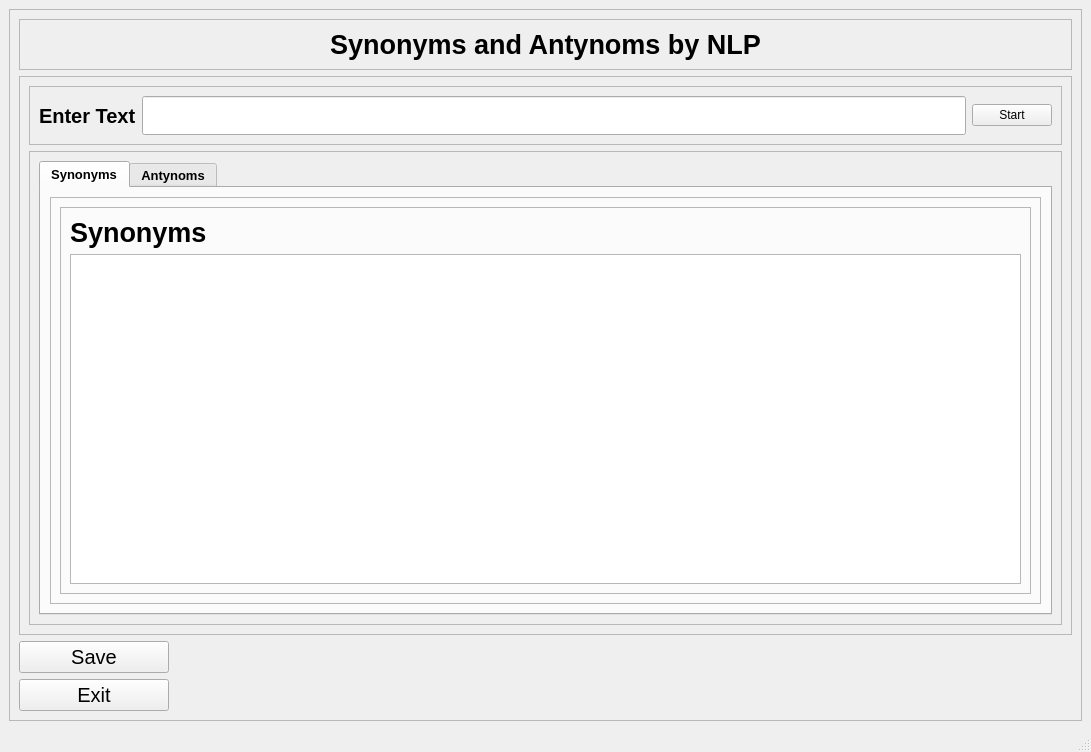
<?xml version="1.0" encoding="UTF-8"?>
<ui version="4.0">
 <class>MainWindow</class>
 <widget class="QMainWindow" name="MainWindow">
  <property name="geometry">
   <rect>
    <x>0</x>
    <y>0</y>
    <width>1091</width>
    <height>752</height>
   </rect>
  </property>
  <property name="windowTitle">
   <string>MainWindow</string>
  </property>
  <widget class="QWidget" name="centralwidget">
   <layout class="QGridLayout" name="gridLayout_25">
    <item row="0" column="0">
     <widget class="QFrame" name="frame">
      <property name="frameShape">
       <enum>QFrame::StyledPanel</enum>
      </property>
      <property name="frameShadow">
       <enum>QFrame::Raised</enum>
      </property>
      <layout class="QGridLayout" name="gridLayout_24">
       <item row="1" column="0">
        <widget class="QFrame" name="frame_3">
         <property name="frameShape">
          <enum>QFrame::StyledPanel</enum>
         </property>
         <property name="frameShadow">
          <enum>QFrame::Raised</enum>
         </property>
         <layout class="QGridLayout" name="gridLayout_23">
          <item row="0" column="0">
           <widget class="QFrame" name="frame_4">
            <property name="frameShape">
             <enum>QFrame::StyledPanel</enum>
            </property>
            <property name="frameShadow">
             <enum>QFrame::Raised</enum>
            </property>
            <layout class="QGridLayout" name="gridLayout_22">
             <item row="0" column="0">
              <layout class="QHBoxLayout" name="horizontalLayout">
               <item>
                <widget class="QLabel" name="label_3">
                 <property name="font">
                  <font>
                   <pointsize>15</pointsize>
                   <weight>75</weight>
                   <bold>true</bold>
                  </font>
                 </property>
                 <property name="text">
                  <string>Enter Text</string>
                 </property>
                </widget>
               </item>
               <item>
                <widget class="QLineEdit" name="inputtxt">
                 <property name="minimumSize">
                  <size>
                   <width>750</width>
                   <height>0</height>
                  </size>
                 </property>
                 <property name="maximumSize">
                  <size>
                   <width>2000</width>
                   <height>16777215</height>
                  </size>
                 </property>
                 <property name="font">
                  <font>
                   <pointsize>20</pointsize>
                  </font>
                 </property>
                </widget>
               </item>
               <item>
                <widget class="QPushButton" name="input">
                 <property name="text">
                  <string>Start</string>
                 </property>
                </widget>
               </item>
              </layout>
             </item>
            </layout>
           </widget>
          </item>
          <item row="1" column="0">
           <widget class="QFrame" name="frame_5">
            <property name="frameShape">
             <enum>QFrame::StyledPanel</enum>
            </property>
            <property name="frameShadow">
             <enum>QFrame::Raised</enum>
            </property>
            <layout class="QGridLayout" name="gridLayout_11">
             <item row="0" column="0">
              <widget class="QTabWidget" name="tab">
               <property name="font">
                <font>
                 <pointsize>10</pointsize>
                 <weight>75</weight>
                 <bold>true</bold>
                </font>
               </property>
               <property name="toolTip">
                <string comment="This is the tokenization"/>
               </property>
               <property name="statusTip">
                <string comment="This is the tokenization" extracomment="This is the tokenization"/>
               </property>
               <property name="currentIndex">
                <number>0</number>
               </property>
               <widget class="QWidget" name="synonym_tab">
                <attribute name="title">
                 <string>Synonyms</string>
                </attribute>
                <layout class="QGridLayout" name="gridLayout_17">
                 <item row="0" column="0">
                  <widget class="QFrame" name="frame_18">
                   <property name="frameShape">
                    <enum>QFrame::StyledPanel</enum>
                   </property>
                   <property name="frameShadow">
                    <enum>QFrame::Raised</enum>
                   </property>
                   <layout class="QGridLayout" name="gridLayout_12">
                    <item row="0" column="0">
                     <widget class="QFrame" name="frame_19">
                      <property name="frameShape">
                       <enum>QFrame::StyledPanel</enum>
                      </property>
                      <property name="frameShadow">
                       <enum>QFrame::Raised</enum>
                      </property>
                      <layout class="QGridLayout" name="gridLayout_18">
                       <item row="0" column="0">
                        <widget class="QLabel" name="token_lbl_2">
                         <property name="font">
                          <font>
                           <pointsize>20</pointsize>
                           <weight>75</weight>
                           <bold>true</bold>
                          </font>
                         </property>
                         <property name="text">
                          <string>Synonyms</string>
                         </property>
                        </widget>
                       </item>
                       <item row="1" column="0">
                        <widget class="QTextEdit" name="synonms_txt"/>
                       </item>
                      </layout>
                     </widget>
                    </item>
                   </layout>
                  </widget>
                 </item>
                </layout>
               </widget>
               <widget class="QWidget" name="antynym_tab">
                <attribute name="title">
                 <string>Antynoms</string>
                </attribute>
                <layout class="QGridLayout" name="gridLayout_19">
                 <item row="0" column="0">
                  <widget class="QFrame" name="frame_22">
                   <property name="frameShape">
                    <enum>QFrame::StyledPanel</enum>
                   </property>
                   <property name="frameShadow">
                    <enum>QFrame::Raised</enum>
                   </property>
                   <layout class="QGridLayout" name="gridLayout_20">
                    <item row="0" column="0">
                     <widget class="QFrame" name="frame_23">
                      <property name="frameShape">
                       <enum>QFrame::StyledPanel</enum>
                      </property>
                      <property name="frameShadow">
                       <enum>QFrame::Raised</enum>
                      </property>
                      <layout class="QGridLayout" name="gridLayout_21">
                       <item row="0" column="0">
                        <widget class="QLabel" name="stop_lbl_2">
                         <property name="font">
                          <font>
                           <pointsize>20</pointsize>
                           <weight>75</weight>
                           <bold>true</bold>
                          </font>
                         </property>
                         <property name="text">
                          <string>Antynoms</string>
                         </property>
                        </widget>
                       </item>
                       <item row="1" column="0">
                        <widget class="QTextEdit" name="antynyms_txt"/>
                       </item>
                      </layout>
                     </widget>
                    </item>
                   </layout>
                  </widget>
                 </item>
                </layout>
               </widget>
              </widget>
             </item>
            </layout>
           </widget>
          </item>
         </layout>
        </widget>
       </item>
       <item row="2" column="0">
        <widget class="QPushButton" name="save_btn">
         <property name="maximumSize">
          <size>
           <width>150</width>
           <height>16777215</height>
          </size>
         </property>
         <property name="font">
          <font>
           <pointsize>15</pointsize>
          </font>
         </property>
         <property name="text">
          <string>Save</string>
         </property>
        </widget>
       </item>
       <item row="0" column="0">
        <widget class="QFrame" name="frame_2">
         <property name="frameShape">
          <enum>QFrame::StyledPanel</enum>
         </property>
         <property name="frameShadow">
          <enum>QFrame::Raised</enum>
         </property>
         <layout class="QGridLayout" name="gridLayout">
          <item row="0" column="0">
           <widget class="QLabel" name="hed_txt">
            <property name="font">
             <font>
              <pointsize>20</pointsize>
              <weight>75</weight>
              <bold>true</bold>
             </font>
            </property>
            <property name="text">
             <string>Synonyms and Antynoms by NLP</string>
            </property>
            <property name="alignment">
             <set>Qt::AlignCenter</set>
            </property>
           </widget>
          </item>
         </layout>
        </widget>
       </item>
       <item row="3" column="0">
        <widget class="QPushButton" name="exit_btn">
         <property name="maximumSize">
          <size>
           <width>150</width>
           <height>16777215</height>
          </size>
         </property>
         <property name="font">
          <font>
           <pointsize>15</pointsize>
          </font>
         </property>
         <property name="text">
          <string>Exit</string>
         </property>
        </widget>
       </item>
      </layout>
     </widget>
    </item>
   </layout>
  </widget>
  <widget class="QMenuBar" name="menubar">
   <property name="geometry">
    <rect>
     <x>0</x>
     <y>0</y>
     <width>1091</width>
     <height>26</height>
    </rect>
   </property>
  </widget>
  <widget class="QStatusBar" name="statusbar"/>
 </widget>
 <resources/>
 <connections/>
</ui>
